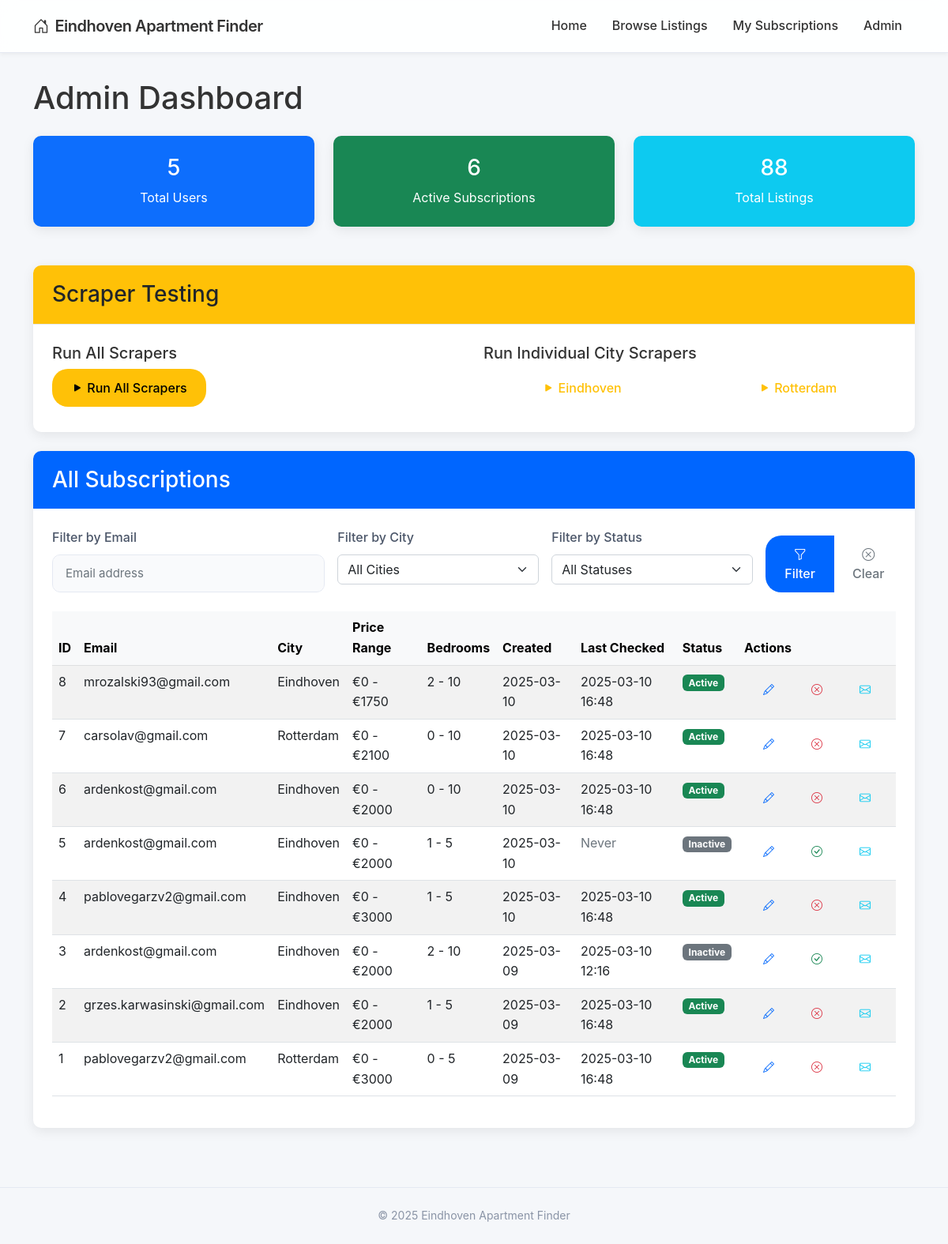
/admin, run on an earlier commit of the app's database.
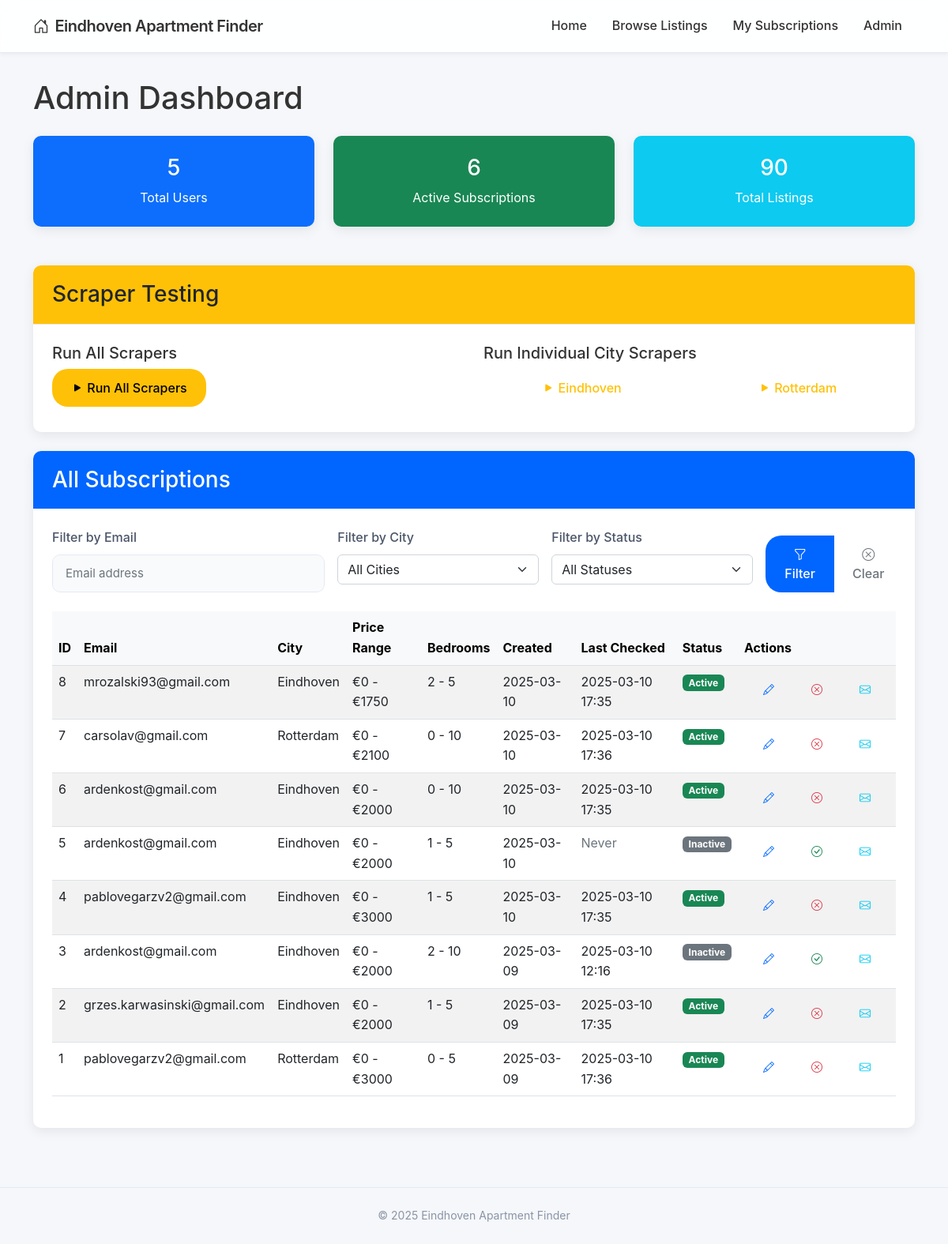
And on a later commit of the database.
### app/models.py (models this page shows, shortened)
class City(db.Model):
    id = db.Column(db.Integer, primary_key=True)
    name = db.Column(db.String(50), nullable=False, unique=True)
    url_name = db.Column(db.String(50), nullable=False, unique=True)  # For use in URLs
    base_url = db.Column(db.String(200), nullable=False)  # Base URL for scraping
    active = db.Column(db.Boolean, default=True)
    created_at = db.Column(db.DateTime, default=datetime.utcnow)
    subscriptions = db.relationship('Subscription', backref='city', lazy='dynamic')
    listings = db.relationship('Listing', backref='city', lazy='dynamic')

class Subscription(db.Model):
    id = db.Column(db.Integer, primary_key=True)
    min_price = db.Column(db.Integer, default=0)
    max_price = db.Column(db.Integer, default=5000)
    min_bedrooms = db.Column(db.Integer, default=0)
    max_bedrooms = db.Column(db.Integer, default=10)
    active = db.Column(db.Boolean, default=True)
    created_at = db.Column(db.DateTime, default=datetime.utcnow)
    last_checked = db.Column(db.DateTime, nullable=True)
    user_id = db.Column(db.Integer, db.ForeignKey('user.id'), nullable=False)
    city_id = db.Column(db.Integer, db.ForeignKey('city.id'), nullable=False)
    listings = db.relationship('Listing', backref='subscription', lazy='dynamic')

class User(db.Model):
    id = db.Column(db.Integer, primary_key=True)
    email = db.Column(db.String(120), index=True, unique=True, nullable=False)
    created_at = db.Column(db.DateTime, default=datetime.utcnow)
    subscriptions = db.relationship('Subscription', backref='user', lazy='dynamic')

### app/routes.py (the view)
@main_bp.route('/admin', methods=['GET'])
def admin():
    email_filter = request.args.get('email', '')
    city_filter = request.args.get('city_id', type=int)
    active_filter = request.args.get('active')
    query = Subscription.query.join(User).join(City)
    if email_filter:
        query = query.filter(User.email.contains(email_filter))
    if city_filter:
        query = query.filter(Subscription.city_id == city_filter)
    if active_filter:
        is_active = active_filter == 'active'
        query = query.filter(Subscription.active == is_active)
    cities = City.query.filter_by(active=True).all()
    subscriptions = query.order_by(Subscription.created_at.desc()).all()
    total_users = User.query.count()
    total_listings = Listing.query.count()
    total_active_subscriptions = Subscription.query.filter_by(active=True).count()
    return render_template('admin.html',
                          subscriptions=subscriptions,
                          cities=cities,
                          city_filter=city_filter,
                          email_filter=email_filter,
                          active_filter=active_filter,
                          total_users=total_users,
                          total_listings=total_listings,
                          total_active_subscriptions=total_active_subscriptions)

### app/routes.py (called while the page is built)
@main_bp.before_request
def before_request():
    g.now = datetime.now()

### app/templates/admin.html (shortened to what this page needs)
{% extends "base.html" %}
{% block content %}
<div class="row">
    <div class="col-md-12">
        <h1 class="mb-4">Admin Dashboard</h1>
        <div class="row mb-4">
            <div class="col-md-4">
                <div class="card bg-primary text-white">
                    <div class="card-body text-center">
                        <h3 class="card-title">{{ total_users }}</h3>
                        <p class="card-text">Total Users</p>
                    </div>
                </div>
            </div>
            <div class="col-md-4">
                <div class="card bg-success text-white">
                    <div class="card-body text-center">
                        <h3 class="card-title">{{ total_active_subscriptions }}</h3>
                        <p class="card-text">Active Subscriptions</p>
                    </div>
                </div>
            </div>
            <div class="col-md-4">
                <div class="card bg-info text-white">
                    <div class="card-body text-center">
                        <h3 class="card-title">{{ total_listings }}</h3>
                        <p class="card-text">Total Listings</p>
                    </div>
                </div>
            </div>
        </div>
        <div class="card mb-4">
            <div class="card-header bg-warning text-dark">
                <h3 class="mb-0">Scraper Testing</h3>
            </div>
            <div class="card-body">
                <div class="row">
                    <div class="col-md-6">
                        <h5>Run All Scrapers</h5>
                        <a href="{{ url_for('main.test_scraper') }}" class="btn btn-warning">
                            <i class="bi bi-play-fill"></i> Run All Scrapers
                        </a>
                    </div>
                    <div class="col-md-6">
                        <h5>Run Individual City Scrapers</h5>
                        <div class="row">
                            {% for city in cities %}
                            <div class="col-md-6 mb-2">
                                <a href="{{ url_for('main.test_scraper_city', city_id=city.id) }}"
                                   class="btn btn-outline-warning w-100">
                                   <i class="bi bi-play-fill"></i> {{ city.name }}
                                </a>
                            </div>
                            {% endfor %}
                        </div>
                    </div>
                </div>
            </div>
        </div>
        <div class="card">
            <div class="card-header bg-primary text-white">
                <h3 class="mb-0">All Subscriptions</h3>
            </div>
            <div class="card-body">
                <form action="{{ url_for('main.admin') }}" method="GET" class="mb-4">
                    <div class="row g-3">
                        <div class="col-md-4">
                            <label class="form-label">Filter by Email</label>
                            <input type="text" class="form-control" name="email" value="{{ email_filter }}" placeholder="Email address">
                        </div>
                        <div class="col-md-3">
                            <label class="form-label">Filter by City</label>
                            <select name="city_id" class="form-select">
                                <option value="">All Cities</option>
                            </select>
                        </div>
                        <div class="col-md-3">
                            <label class="form-label">Filter by Status</label>
                            <select name="active" class="form-select">
                                <option value="">All Statuses</option>
                            </select>
                        </div>
                        <div class="col-md-2 d-flex align-items-end">
                            <div class="btn-group w-100">
                                <button type="submit" class="btn btn-primary">
                                    <i class="bi bi-funnel"></i> Filter
                                </button>
                                <a href="{{ url_for('main.admin') }}" class="btn btn-outline-secondary">
                                    <i class="bi bi-x-circle"></i> Clear
                                </a>
                            </div>
                        </div>
                    </div>
                </form>
                {% if subscriptions %}
                    <div class="table-responsive">
                        <table class="table table-hover table-striped">
                            <thead class="table-light">
                                <tr>
                                    <th>ID</th>
                                    <th>Email</th>
                                    <th>City</th>
                                    <th>Price Range</th>
                                    <th>Bedrooms</th>
                                    <th>Created</th>
                                    <th>Last Checked</th>
                                    <th>Status</th>
                                    <th>Actions</th>
                                </tr>
                            </thead>
                            <tbody>
                                {% for sub in subscriptions %}
                                <tr>
                                    <td>{{ sub.id }}</td>
                                    <td>{{ sub.user.email }}</td>
                                    <td>{{ sub.city.name }}</td>
                                    <td>€{{ sub.min_price }} - €{{ sub.max_price }}</td>
                                    <td>{{ sub.min_bedrooms }} - {{ sub.max_bedrooms }}</td>
                                    <td>{{ sub.created_at.strftime('%Y-%m-%d') }}</td>
                                    <td>
                                        {% if sub.last_checked %}
                                            {{ sub.last_checked.strftime('%Y-%m-%d %H:%M') }}
                                        {% else %}
                                            <span class="text-muted">Never</span>
                                        {% endif %}
                                    </td>
                                    <td>
                                        {% if sub.active %}
                                            <span class="badge bg-success">Active</span>
                                        {% else %}
                                            <span class="badge bg-secondary">Inactive</span>
                                        {% endif %}
                                    </td>
                                    <td>
                                        <div class="btn-group btn-group-sm">
                                            <a href="{{ url_for('main.edit_subscription', sub_id=sub.id, return_to='admin') }}"
                                               class="btn btn-outline-primary" title="Edit">
                                                <i class="bi bi-pencil"></i>
                                            </a>
                                            {% if sub.active %}
                                                <a href="{{ url_for('main.unsubscribe', sub_id=sub.id) }}"
                                                   class="btn btn-outline-danger" title="Deactivate">
                                                    <i class="bi bi-x-circle"></i>
                                                </a>
                                            {% else %}
                                                <a href="{{ url_for('main.reactivate', sub_id=sub.id) }}"
                                                   class="btn btn-outline-success" title="Activate">
                                                    <i class="bi bi-check-circle"></i>
                                                </a>
                                            {% endif %}
                                            <a href="{{ url_for('main.test_email', sub_id=sub.id) }}?email={{ sub.user.email }}"
                                               class="btn btn-outline-info" title="Test Email">
                                                <i class="bi bi-envelope"></i>
                                            </a>
                                        </div>
                                    </td>
                                </tr>
                                {% endfor %}
                            </tbody>
                        </table>
                    </div>
                {% else %}
                    <div class="alert alert-info">
                        <i class="bi bi-info-circle me-2"></i> No subscriptions found matching your criteria.
                    </div>
                {% endif %}
            </div>
        </div>
    </div>
</div>
{% endblock %}

### app/templates/base.html (shortened to what this page needs)
<!DOCTYPE html>
<html lang="en">
<head>
    <link rel="stylesheet" href="https://cdn.jsdelivr.net/npm/bootstrap@5.2.3/dist/css/bootstrap.min.css">
    <link rel="stylesheet" href="https://cdn.jsdelivr.net/npm/bootstrap-icons@1.8.0/font/bootstrap-icons.css">
    <link rel="stylesheet" href="{{ url_for('static', filename='css/main.css') }}">
</head>
<body>
    <nav class="navbar navbar-expand-lg navbar-dark fixed-top">
        <div class="container">
            <a class="navbar-brand" href="{{ url_for('main.index') }}">
                <i class="bi bi-house-door me-2"></i>Eindhoven Apartment Finder
            </a>
            <div class="collapse navbar-collapse" id="navbarNav">
                <ul class="navbar-nav ms-auto">
                    <li class="nav-item">
                        <a class="nav-link" href="{{ url_for('main.index') }}">Home</a>
                    </li>
                    <li class="nav-item">
                        <a class="nav-link" href="{{ url_for('main.browse_listings') }}">Browse Listings</a>
                    </li>
                    <li class="nav-item">
                        <a class="nav-link" href="{{ url_for('main.subscriptions') }}">My Subscriptions</a>
                    </li>
                    <li class="nav-item">
                        <a class="nav-link" href="{{ url_for('main.admin') }}">Admin</a>
                    </li>
                </ul>
            </div>
        </div>
    </nav>
    <div class="container" style="margin-top: 100px; margin-bottom: 50px;">
        {% block content %}{% endblock %}
    </div>
    <footer class="text-center">
        <div class="container">
            <p class="mb-0">&copy; {{ g.now.year }} Eindhoven Apartment Finder</p>
        </div>
    </footer>
</body>
</html>

### app/static/css/main.css (style rules this page uses)
:root { --primary-color: #0066ff; --primary-hover: #0052cc; --background-color: #f5f7fa; --card-color: #ffffff; --text-color: #333333; --muted-color: #8a94a6; --border-color: #e5e9f2; --success-color: #00c853; --error-color: #ff3b30; --shadow-sm: 0 2px 5px rgba(0, 0, 0, 0.05); --shadow-md: 0 4px 15px rgba(0, 0, 0, 0.08); --radius-sm: 6px; --radius-md: 10px; --radius-lg: 20px; --transition: all 0.2s ease; }
body { font-family: -apple-system, BlinkMacSystemFont, 'Segoe UI', Roboto, Helvetica, Arial, sans-serif; background-color: var(--background-color); color: var(--text-color); line-height: 1.6; -webkit-font-smoothing: antialiased; }
.navbar { background-color: rgba(255, 255, 255, 0.9) !important; backdrop-filter: blur(10px); box-shadow: var(--shadow-sm); border-bottom: 1px solid var(--border-color); padding: 12px 0; }
.navbar-brand { font-weight: 600; letter-spacing: -0.5px; color: var(--text-color) !important; }
.navbar-dark .navbar-nav .nav-link { color: var(--text-color) !important; font-weight: 500; padding: 8px 16px; border-radius: var(--radius-sm); transition: var(--transition); }
.card { border: none; border-radius: var(--radius-md); box-shadow: var(--shadow-md); transition: var(--transition); margin-bottom: 25px; overflow: hidden; background-color: var(--card-color); }
.card-header { background-color: var(--card-color); border-bottom: 1px solid var(--border-color); padding: 20px 24px; font-weight: 600; font-size: 18px; }
.card-header.bg-primary { background-color: var(--primary-color) !important; color: white; border-bottom: none; }
.card-body { padding: 24px; }
.btn { border-radius: var(--radius-lg); padding: 12px 24px; font-weight: 500; transition: var(--transition); border: none; }
.btn-primary { background-color: var(--primary-color); color: white; }
.form-control { border-radius: var(--radius-md); border: 1px solid var(--border-color); padding: 12px 16px; font-size: 15px; transition: var(--transition); box-shadow: none; background-color: #f9fafc; }
.form-label { font-weight: 500; margin-bottom: 8px; color: #4a5568; }
footer { color: var(--muted-color); border-top: 1px solid var(--border-color); padding: 24px 0; font-size: 14px; }

What changed in the data, as far as the page shows it:
changed Subscription "mrozalski93@gmail.com": max_bedrooms "10" → "5"; last_checked "2025-03-10 16:48" → "2025-03-10 17:35"
changed Subscription "carsolav@gmail.com": last_checked "2025-03-10 16:48" → "2025-03-10 17:36"
changed Subscription id 6: last_checked "2025-03-10 16:48" → "2025-03-10 17:35"
changed Subscription id 4: last_checked "2025-03-10 16:48" → "2025-03-10 17:35"
changed Subscription "grzes.karwasinski@gmail.com": last_checked "2025-03-10 16:48" → "2025-03-10 17:35"
changed Subscription id 1: last_checked "2025-03-10 16:48" → "2025-03-10 17:36"
Also different on the page:
{{ total_listings }}: "88" → "90"
